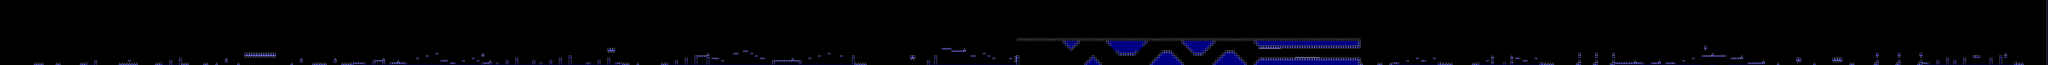

Rendered tile map (Tiled .tmx) drawn with the repository's tilesets; below, a short description and the map source with its tile grids summarised:
An orthogonal 846x27 tile map with 16x16 px tiles, 2 tile layers (l2, l1), 2 tilesets and 215 objects.

<map version="1.10" tiledversion="1.11.0" orientation="orthogonal" renderorder="right-down" width="846" height="27" tilewidth="16" tileheight="16" infinite="0" nextlayerid="8" nextobjectid="455">
 <editorsettings>
  <export target="backontrack.json" format="json" />
 </editorsettings>
 <properties>
  <property name="BG" type="color" value="#ffff04b9" />
  <property name="Difficulty" value="EASY" />
  <property name="GROUND" type="color" value="#ffe2008a" />
  <property name="Gamemode" type="int" value="0" />
  <property name="Level name" value="BACK ON TRACK" />
  <property name="Song" value="BACKOT" />
  <property name="Speed" type="int" value="1" />
  <property name="Stars" type="int" value="2" />
 </properties>
 <tileset firstgid="1" source="famidash.tsx" />
 <tileset firstgid="16385" source="sprites.tsx" />
 <layer id="4" name="l2" width="846" height="27">
  <data>[22842 cells, 22788 non-empty, 8 distinct tile ids]</data>
 </layer>
 <layer id="1" name="l1" width="846" height="27">
  <data>[22842 cells, 22841 non-empty, 12 distinct tile ids]</data>
 </layer>
 <objectgroup id="7" name="SP">
  <object id="208" gid="16395" x="208" y="432" width="16" height="16" />
  <object id="211" gid="16390" x="592" y="432" width="16" height="16" />
  <object id="212" gid="16395" x="768" y="432" width="16" height="16" />
  <object id="214" gid="16391" x="1088" y="432" width="16" height="16" />
  <object id="215" gid="16391" x="1152" y="432" width="16" height="16" />
  <object id="216" gid="16395" x="1640" y="432" width="16" height="16" />
  <object id="217" gid="16395" x="1712" y="432" width="16" height="16" />
  <object id="218" gid="16395" x="1784" y="432" width="16" height="16" />
  <object id="219" gid="16393" x="1616" y="352" width="16" height="16" />
  <object id="220" gid="16393" x="1680" y="352" width="16" height="16" />
  <object id="221" gid="16393" x="1744" y="352" width="16" height="16" />
  <object id="222" gid="16393" x="1808" y="352" width="16" height="16" />
  <object id="223" gid="16395" x="2240" y="432" width="16" height="16" />
  <object id="224" gid="16392" x="2336" y="432" width="16" height="16" />
  <object id="225" gid="16392" x="2432" y="432" width="16" height="16" />
  <object id="226" gid="16390" x="2496" y="432" width="16" height="16" />
  <object id="227" gid="16392" x="2640" y="432" width="16" height="16" />
  <object id="228" gid="16395" x="2672" y="416" width="16" height="16" />
  <object id="229" gid="16391" x="2720" y="432" width="16" height="16" />
  <object id="230" gid="16389" x="2816" y="432" width="16" height="16" />
  <object id="231" gid="16390" x="2944" y="432" width="16" height="16" />
  <object id="232" gid="16389" x="3120" y="432" width="16" height="16" />
  <object id="235" gid="16388" x="2240" y="336" width="16" height="16">
   <properties>
    <property name="Channel" value="BG" />
    <property name="Color" type="color" value="#fffc0083" />
    <property name="Frames" type="int" value="30" />
   </properties>
  </object>
  <object id="236" gid="16388" x="2240" y="352" width="16" height="16">
   <properties>
    <property name="Channel" value="GROUND" />
    <property name="Color" type="color" value="#ffa70059" />
    <property name="Frames" type="int" value="30" />
   </properties>
  </object>
  <object id="237" gid="16393" x="4016" y="320" width="16" height="16" />
  <object id="238" gid="16393" x="4048" y="320" width="16" height="16" />
  <object id="239" gid="16395" x="3408" y="384" width="16" height="16" />
  <object id="240" gid="16395" x="3760" y="368" width="16" height="16" />
  <object id="241" gid="16395" x="4768" y="400" width="16" height="16" />
  <object id="242" gid="16395" x="5632" y="368" width="16" height="16" />
  <object id="245" gid="16391" x="3312" y="432" width="16" height="16" />
  <object id="246" gid="16391" x="3472" y="432" width="16" height="16" />
  <object id="247" gid="16390" x="3376" y="432" width="16" height="16" />
  <object id="248" gid="16392" x="3536" y="432" width="16" height="16" />
  <object id="249" gid="16392" x="3600" y="432" width="16" height="16" />
  <object id="250" gid="16391" x="3664" y="432" width="16" height="16" />
  <object id="251" gid="16391" x="3728" y="432" width="16" height="16" />
  <object id="252" gid="16389" x="3824" y="432" width="16" height="16" />
  <object id="253" gid="16390" x="3984" y="432" width="16" height="16" />
  <object id="255" gid="16392" x="4032" y="432" width="16" height="16" />
  <object id="256" gid="16392" x="4432" y="432" width="16" height="16" />
  <object id="257" gid="16391" x="4496" y="432" width="16" height="16" />
  <object id="258" gid="16391" x="4576" y="432" width="16" height="16" />
  <object id="259" gid="16389" x="4632" y="432" width="16" height="16" />
  <object id="261" gid="16389" x="4752" y="432" width="16" height="16" />
  <object id="262" gid="16389" x="4864" y="432" width="16" height="16" />
  <object id="263" gid="16392" x="4944" y="432" width="16" height="16" />
  <object id="264" gid="16391" x="5024" y="432" width="16" height="16" />
  <object id="265" gid="16392" x="5104" y="432" width="16" height="16" />
  <object id="266" gid="16390" x="5168" y="432" width="16" height="16" />
  <object id="268" gid="16389" x="5280" y="432" width="16" height="16" />
  <object id="269" gid="16389" x="5392" y="432" width="16" height="16" />
  <object id="270" gid="16389" x="5472" y="432" width="16" height="16" />
  <object id="271" gid="16391" x="5472" y="432" width="16" height="16" />
  <object id="272" gid="16390" x="5536" y="432" width="16" height="16" />
  <object id="273" gid="16393" x="6032" y="368" width="16" height="16" />
  <object id="274" gid="16393" x="6016" y="368" width="16" height="16" />
  <object id="275" gid="16393" x="6352" y="336" width="16" height="16" />
  <object id="276" gid="16393" x="6288" y="336" width="16" height="16" />
  <object id="277" gid="16393" x="6272" y="320" width="16" height="16" />
  <object id="278" gid="16393" x="6224" y="320" width="16" height="16" />
  <object id="279" gid="16386" x="6720" y="352" width="16" height="16" />
  <object id="280" gid="16389" x="6224" y="432" width="16" height="16" />
  <object id="281" gid="16390" x="6288" y="432" width="16" height="16" />
  <object id="282" gid="16389" x="6336" y="432" width="16" height="16" />
  </objectgroup>
</map>
<!-- 150 of 215 objects omitted -->
